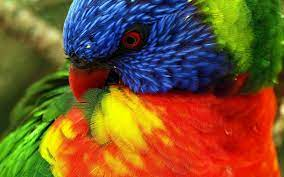
#> input picture Bir.jpg, 284 x 177 px, found by its file name
$ jupyter execute 'Color Split.ipynb'
#> lines starting #> are read from the running program, lines starting #| are printed output that depends on the picture
[cell 1]
import cv2
import numpy as np
import matplotlib.pyplot as plt

[cell 2]
img=cv2.imread(r"c:\Bir.jpg")
#> img is the input picture: shape (177, 284, 3); mean B, G, R 43.7, 85.4, 121

[cell 3]
print(img.shape)
#| (177, 284, 3)

# Converting to Grayscale

[cell 4]
gray=cv2.cvtColor(img,cv2.COLOR_BGR2GRAY)
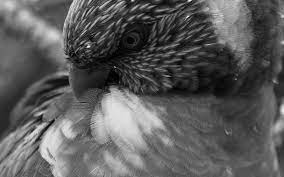
#> gray: shape (177, 284); min 0, max 246, mean 91.3

[cell 5]
print(gray)
#> (printed output is left out)

[cell 6]
print(gray.shape)
#| (177, 284)

[cell 7]
cv2.imshow("Original",img)
cv2.imshow("Grayscale",gray)
cv2.waitKey(0)
cv2.destroyAllWindows()

# Converting RGB Format

[cell 8]
RGB=cv2.cvtColor(img,cv2.COLOR_BGR2RGB)

[cell 9]
print(RGB)
#> (printed output is left out)

[cell 10]
print(RGB.shape)
#| (177, 284, 3)

[cell 11]
cv2.imshow("Original",img)
cv2.imshow("RGB",RGB)
cv2.waitKey(0)
cv2.destroyAllWindows()

# Color Channel Splitting

[cell 12]
(R,G,B)=cv2.split(RGB)
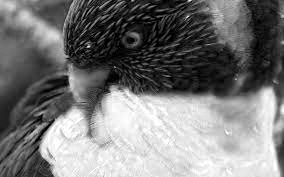
#> R: shape (177, 284); min 0, max 255, mean 121
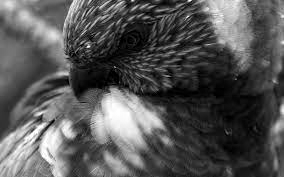
#> G: shape (177, 284); min 0, max 255, mean 85.4
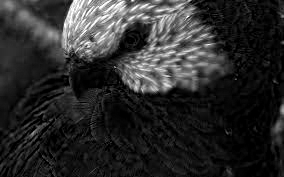
#> B: shape (177, 284); min 0, max 255, mean 43.7

$ run again, with Fa.jpg copied over Bir.jpg
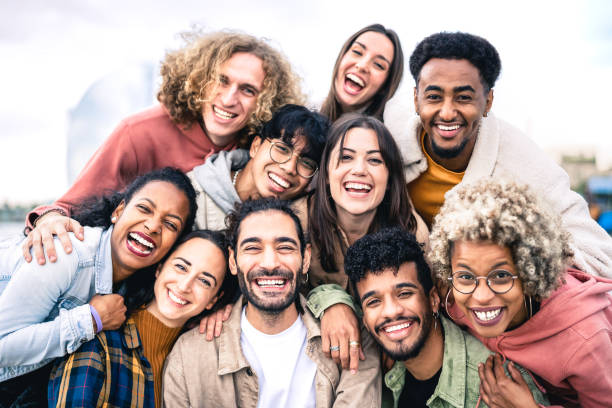
#> input picture Fa.jpg, 612 x 408 px, found by its file name
#> img is the input picture: shape (408, 612, 3); mean B, G, R 156.2, 161.2, 181.9
#| (408, 612, 3)
#> (printed output is left out)
#| (408, 612)
#> (printed output is left out)
#| (408, 612, 3)
#> `(R,G,B)=cv2.split(RGB)`:
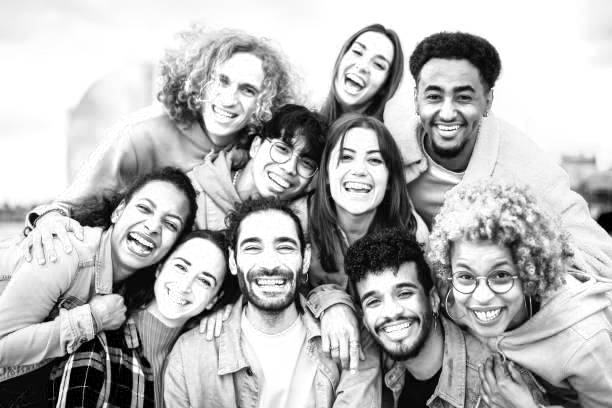
#> R: shape (408, 612); min 0, max 255, mean 181.9
#> `(R,G,B)=cv2.split(RGB)`:
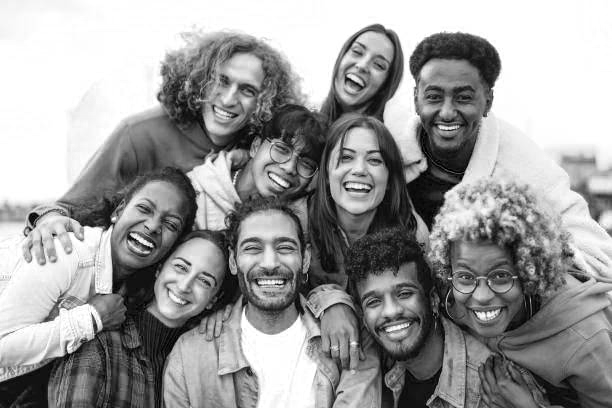
#> B: shape (408, 612); min 0, max 255, mean 156.2

$ run again, with OD.jpg copied over Bir.jpg
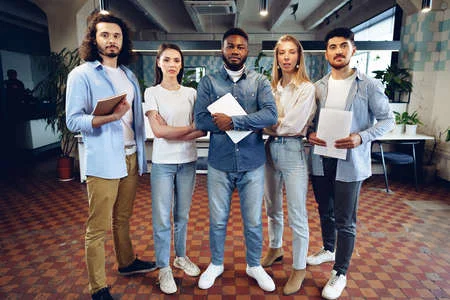
#> input picture OD.jpg, 450 x 300 px, found by its file name
#> img is the input picture: shape (300, 450, 3); mean B, G, R 105.3, 103.2, 112
#| (300, 450, 3)
#> (printed output is left out)
#| (300, 450)
#> (printed output is left out)
#| (300, 450, 3)
#> `(R,G,B)=cv2.split(RGB)`:
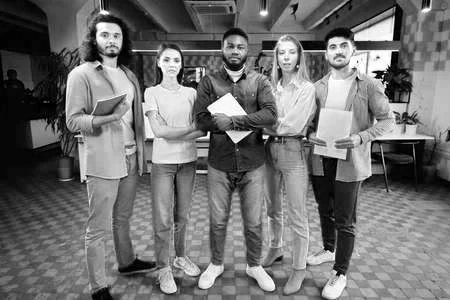
#> R: shape (300, 450); min 0, max 255, mean 112
#> `(R,G,B)=cv2.split(RGB)`:
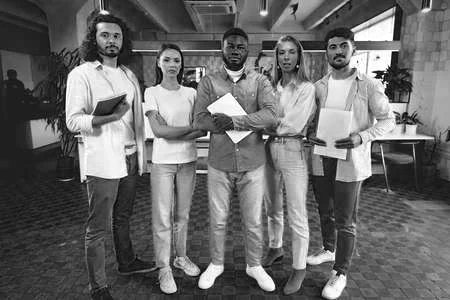
#> B: shape (300, 450); min 0, max 255, mean 105.3
